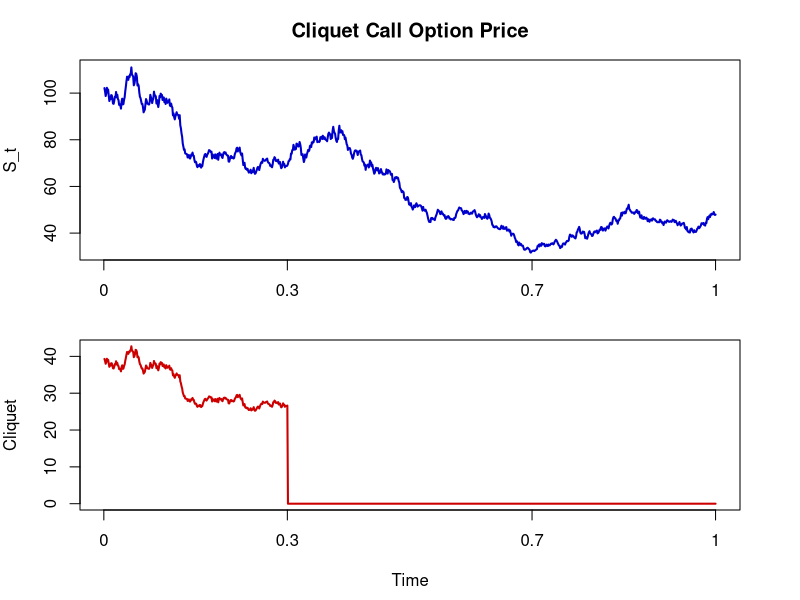

R code for this plot:
#------------------------------------------------------------------------
# Book:         SFE4
# -----------------------------------------------------------------------
# Quantlet:     SFEcliquetprices
# -----------------------------------------------------------------------
# Description:  SFEcliquetprices calculates and plots BS price of a 
#               cliquet call option as a function of S, r, D, sigma and 
#               points of reset.
#               The cliquet option is priced as sum of aligned start 
#               forward options with strike price equal to the underlying
#               at the reset points.
#------------------------------------------------------------------------
# Usage:        -
#------------------------------------------------------------------------
#See also:      SFEcliquetpayoff
#------------------------------------------------------------------------
# Keywords:     black-scholes, plot, option, exotic-option, option-price
#------------------------------------------------------------------------
# Inputs:       S0, K, r, sigma, reset
#------------------------------------------------------------------------
# Output:       A plot of the underlying and a plot of the price of a 
#               cliquet call option with one pay-off at the final 
#               maturity. 
# -----------------------------------------------------------------------
# Example:      plots are generated for the following parameter values:
#               S0 = 100, r = 0.3, D = 0.01, sigma = 0.5, 
#               reset = c(0.3, 0.7)
#------------------------------------------------------------------------
# Author:       Weongi Woo, Thorsten Disser, 2015/12/20
#------------------------------------------------------------------------

#########################################################################
#Parameter Setting
S0 	  = 100               # stock price at t = 0
r 	  = 0.03              # risk free interest rate
D     = 0.01              # continuous dividend payment
b     = r - D             # cost of carry
sigma = 0.5               # volatiliy
reset = c(0.3, 0.7)       # reset points


#########################################################################
#Simulating Underlying Price
Tn 	= 1000
t 	= (1:Tn)/Tn
dt 	= t[2] - t[1]
Wt1 = rnorm(length(t), mean = 0, sd = 1)
Wt 	= cumsum(Wt1)  # cumulative sum
St 	= S0 * exp((r - 0.5 * sigma) * dt + sigma * sqrt(dt) * Wt)

#########################################################################
#adding time 0 and 1
if(reset[1] != 0){
  reset = c(0, reset)
}

if(reset[length(reset)] != 1) {
  reset[length(reset) + 1] = 1
}

#Generating Strike Prices
K1 = S0
for(i in 2:length(reset)) {
  assign(paste("K", i, sep=""), St[(reset[i]) * 1000])
}

#########################################################################
#Cliquet Call Pricing model
d1        = 0
d2        = 0
bscall    = 0
callprice = 0
m         = reset[2]

vanilla = function(s, m){
# Computes the price of a European Call Option for given period
#
# Args:
#     s: the time point where the European Call Option begins 
#     m: the maturity
#
# Returns:
#     A vector of European Call Option price for given life of the option
#
  if(s == 0) {
    for(i in 1:((m * 1000) - 1)){ 
      d1[i] = (log(St[i]/K1) + (b - (sigma^2/2)) * (m - i/1000)) / (sigma * sqrt((m - i/1000)))
      d2[i] = d1[i] - (sigma * sqrt((m - i/1000)))
      bscall[i] = exp((b - r) * (m - i/1000)) * St[i] * pnorm(d1[i]) - exp(-r * (m - i/1000)) * K1 * pnorm(d2[i])
    }
    bscall[(m*1000)] = max(St[(m*1000)] - K1, 0) #Option Price at Boundary is Intrinsic Value
  } else {
    for(i in ((s*1000)+1):((m*1000)-1)){
      d1[i] = (log(St[i]/get(paste("K", match(s, reset), sep=""))) + (b - (sigma^2/2)) * (m - i/1000)) / (sigma * sqrt((m - i/1000)))
      d2[i] = d1[i] - (sigma * sqrt((m - i/1000)))
      bscall[i] = exp((b - r) * (m - i/1000)) * St[i] * pnorm(d1[i]) - exp(-r * (m - i/1000)) * get(paste("K", match(s, reset), sep="")) * pnorm(d2[i])
    }
    bscall[(m * 1000)] = max(0, (St[(m * 1000)] - get(paste("K", (match(s, reset)), sep="")))) #Call Price at Boundary is Intrinsic Value
  }
  assign("callprice", bscall, envir = .GlobalEnv)
}

forward = function(sp, s, m){
# Computes the price of a Forward Start Call Option for given life of the option
#
# Args:
#     sp: the time point where the price of the Forward Start Call Option will be evaluated
#     s : the time point where the Forward Start Option begins
#     m : the maturity
#
# Returns:
#     A vector of Forward Start Call Option price for given life of the option
#
    for(i in ((sp + 0.001) * 1000):(reset[(match(sp, reset) + 1)] * 1000)){
    d1[i] = ((b + sigma^2/2) * (m - s)) / (sigma * sqrt(m - s))
    d2[i] = d1[i] - (sigma * sqrt(m - s))
    bscall[i] = St[i] * exp((b - r) * (s - sp - i/1000 + 0.001)) * ((exp((b - r) * (m - s)) * pnorm(d1[i])) - (exp(-r * (m - s)) * pnorm(d2[i])))
  }
  assign("forwardcallprice", bscall, envir = .GlobalEnv)
}

#summing up vanilla options
vanres = rep(0, 1000)
forres = rep(0, 1000)
for(i in 1:(length(reset) - 1)){
  vanilla(s = reset[i], m = reset[i+1])
  callprice[is.na(callprice)] = 0
  vanres = vanres + c(callprice, rep(callprice[length(callprice)], 1000 - length(callprice)))
}

#summing up forward start options
for(i in 1:(length(reset) - 2)) {
  for(j in 1:(length(reset) - 1 - i)) {
    forward(sp = reset[i], s = reset[i + j], m=reset[i + j + 1])
    forwardcallprice[is.na(forwardcallprice)] = 0
    forres = forres + c(forwardcallprice, rep(0, 1000 - length(forwardcallprice)))  
  }  
}

#summing up vanilla options and forward start options 
cliquet = vanres + forres

#########################################################################
#Generating Plots
par(mfrow = c(2,1), mar = c(2,4,3,3))
plot(t, St, type="l", col="blue3", xlab="", ylab="S_t", xaxt="n", lwd=2)
title("Cliquet Call Option Price")
axis(1, at=c(reset), label=c(reset))
par(mar=c(4.5,4,2,3))
plot(t, cliquet, type="l", xlab="Time", ylab="Cliquet", col="red3", xaxt="n", lwd=2)
axis(1, at=c(reset), label=c(reset))